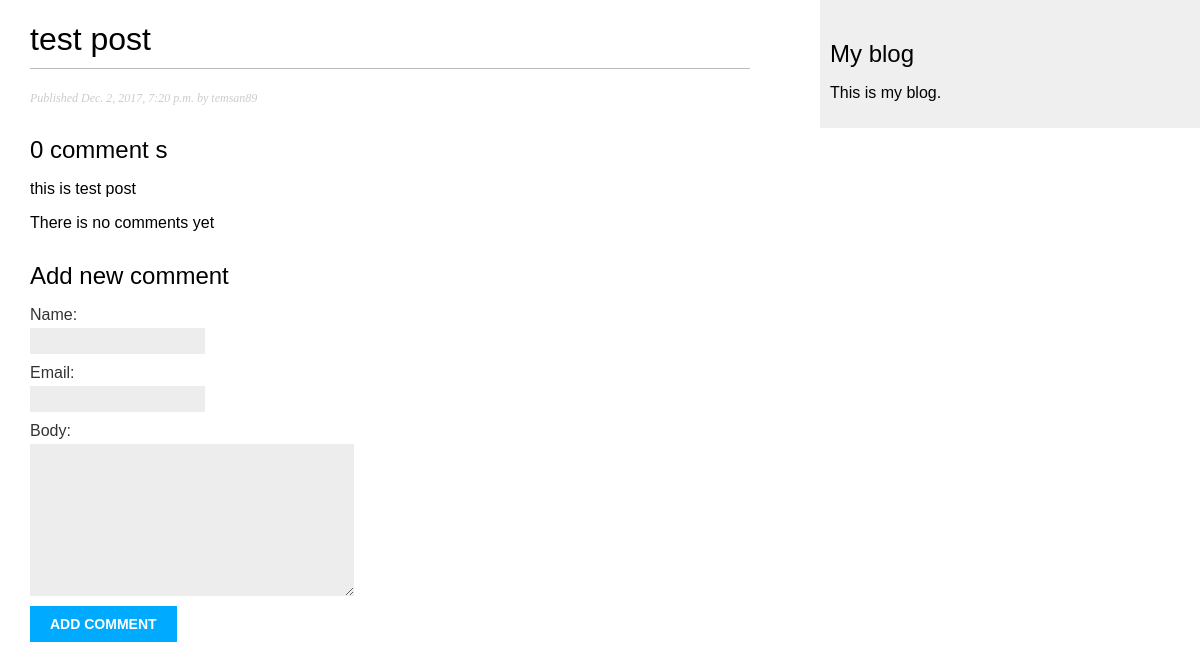
/blog/2017/12/02/test/, run on the app's committed database.
### blog/models.py (models this page shows, shortened)
class Post(models.Model):
    STATUS_CHOICES = (
        ('draft', 'Draft'),
        ('published', 'Published')
    )
    objects = models.Manager()
    published = PublishedManager()
    tags = TaggableManager()
    title = models.CharField(max_length=250)
    slug = models.SlugField(max_length=250, unique_for_date='publish')
    author = models.ForeignKey(User, related_name='blog_posts', on_delete=models.CASCADE)
    body = models.TextField()
    publish = models.DateTimeField(default=timezone.now)
    created = models.DateTimeField(auto_now_add=True)
    updated = models.DateTimeField(auto_now=True)
    status = models.CharField(max_length=10, choices=STATUS_CHOICES, default='draft')
    class Meta:
        ordering = ('-publish',)

### blog/views.py (the view)
# urls.py: path(r'<int:year>/<int:month>/<int:day>/<post>/', views.post_detail, name='post_detail'),
def post_detail(request, year, month, day, post):
    post = get_object_or_404(Post,
                             slug=post,
                             status='published',
                             publish__year=year,
                             publish__month=month,
                             publish__day=day,
                             )
    comments = post.comments.filter(active=True)
    if request.method == 'POST':
        comment_form = CommentForm(data=request.POST)
        if comment_form.is_valid():
            new_comment = comment_form.save(commit=False)
            new_comment.post = post
            new_comment.save()
    else:
        comment_form = CommentForm()
    return render(request, 'blog/post/detail.html', {'post': post,
                                                     'comments': comments,
                                                     'comment_form': comment_form})

### blog/forms.py
class CommentForm(forms.ModelForm):
    class Meta:
        model = Comment
        fields = ('name', 'email', 'body')

### blog/templates/blog/post/detail.html (shortened to what this page needs)
{% extends "blog/base.html" %}
{% block content %}
    <h1>{{ post.title }}</h1>
    <p class="date">
        Published {{ post.publish }} by {{ post.author }}
    </p>
    {% with comments.count as total_comments %}
        <h2>
            {{ total_comments }} comment {{ total_comments|pluralize }}
        </h2>
    {% endwith %}
    {{ post.body|linebreaks }}
    {% for comment in comments %}
        <div class="comment">
            <p class="info">
                Comment {{ forloop.counter }} by {{ comment.name }}
                {{ comment.created }}
            </p>
            {{ comment.body|linebreaks }}
        </div>
    {% empty %}
        <p>There is no comments yet</p>
    {% endfor %}
    {% if new_comment %}
        <h2>Your comment has been added</h2>
    {% else %}
        <h2>Add new comment</h2>
        <form action="." method="post">
            {{ comment_form.as_p }}
            <p><input type="submit" value="Add comment"></p>
        </form>
    {% endif %}
{% endblock %}

### blog/static/css/blog.css (style rules this page uses)
body { margin:0; padding:0; font-family:helvetica, sans-serif; }
h1 { font-weight:normal; border-bottom:1px solid #bbb; padding:0 0 10px 0; }
h2 { font-weight:normal; margin:30px 0 0; }
p.date { color:#ccc; font-family: georgia, serif; font-size: 12px; font-style: italic; }
label { float:left; clear:both; color:#333; margin-bottom:4px; }
input, textarea { clear:both; float:left; margin:0 0 10px; background:#ededed; border:0; padding:6px 10px; font-size:12px; }
input[type=submit] { font-weight:bold; background:#00abff; color:#fff; padding:10px 20px; font-size:14px; text-transform:uppercase; }

### data on the page
Post: title "test post", publish "Dec. 2, 2017, 7:20 p.m.", author "temsan89", body "this is test post"

### other printed values
{{ total_comments }} "0"
